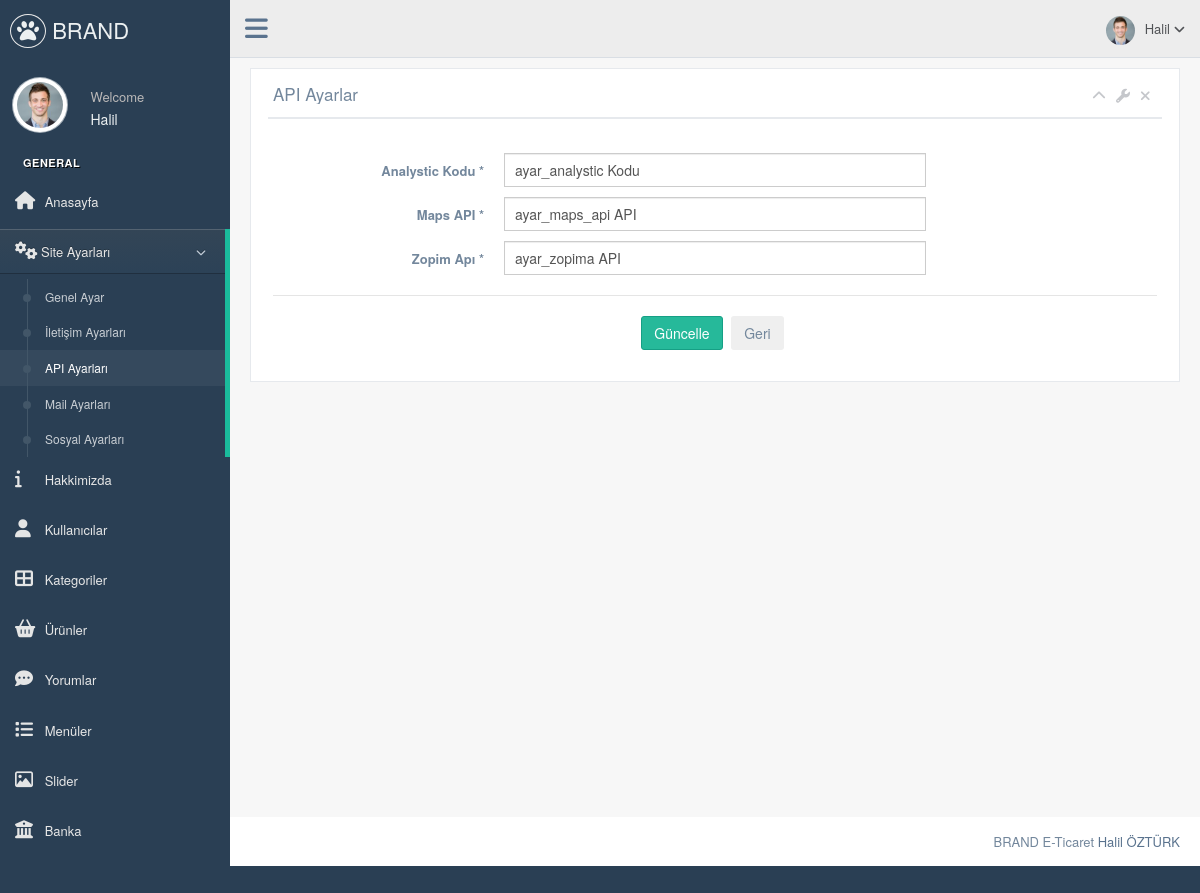
Screenshot of /nedmin/production/api-ayarlar.php (signed in) with the database file from the repository.
### tables this page shows
CREATE TABLE `kullanici` (
  `kullanici_id` int(11) NOT NULL,
  `kullanici_zaman` datetime NOT NULL DEFAULT current_timestamp(),
  `kullanici_resim` varchar(250) NOT NULL,
  `kullanici_tc` varchar(50) NOT NULL,
  `kullanici_ad` varchar(50) NOT NULL,
  `kullanici_mail` varchar(100) NOT NULL,
  `kullanici_gsm` varchar(50) NOT NULL,
  `kullanici_password` varchar(50) NOT NULL,
  `kullanici_adsoyad` varchar(50) NOT NULL,
  `kullanici_adres` varchar(250) NOT NULL,
  `kullanici_il` varchar(100) NOT NULL,
  `kullanici_ilce` varchar(100) NOT NULL,
  `kullanici_unvan` varchar(100) NOT NULL,
  `kullanici_yetki` int(2) NOT NULL,
  `kullanici_durum` int(1) NOT NULL DEFAULT 1
);

CREATE TABLE `ayar` (
  `ayar_id` int(11) NOT NULL,
  `ayar_logo` varchar(250) NOT NULL,
  `ayar_url` varchar(50) NOT NULL,
  `ayar_title` varchar(250) NOT NULL,
  `ayar_description` varchar(250) NOT NULL,
  `ayar_keywords` varchar(50) NOT NULL,
  `ayar_author` varchar(50) NOT NULL,
  `ayar_tel` varchar(50) NOT NULL,
  `ayar_gsm` varchar(50) NOT NULL,
  `ayar_faks` varchar(50) NOT NULL,
  `ayar_mail` varchar(50) NOT NULL,
  `ayar_ilce` varchar(50) NOT NULL,
  `ayar_il` varchar(50) NOT NULL,
  `ayar_adres` varchar(250) NOT NULL,
  `ayar_mesai` varchar(250) NOT NULL,
  `ayar_maps` varchar(250) NOT NULL,
  `ayar_analystic` varchar(50) NOT NULL,
  `ayar_zopim` varchar(250) NOT NULL,
  `ayar_facebook` varchar(50) NOT NULL,
  `ayar_twitter` varchar(50) NOT NULL,
  `ayar_google` varchar(50) NOT NULL,
  `ayar_youtube` varchar(50) NOT NULL,
  `ayar_smtphost` varchar(50) NOT NULL,
  `ayar_smtpuser` varchar(50) NOT NULL,
  `ayar_smtppassword` varchar(50) NOT NULL,
  `ayar_smtpport` varchar(50) NOT NULL,
  `ayar_bakim` enum('0','1') NOT NULL DEFAULT '1'
);

### nedmin/production/api-ayarlar.php (the view, shortened to what this page needs)
<?php include 'header.php'; ?>
<div class="right_col" role="main">
  <div class="">
    <div class="row">
      <div class="col-md-12 col-sm-12 col-xs-12">
        <div class="x_panel">
          <div class="x_title">
            <h2>API Ayarlar</h2>
                    <ul class="nav navbar-right panel_toolbox">
                      <li><a class="collapse-link"><i class="fa fa-chevron-up"></i></a>
                      </li>
                      <li class="dropdown">
                        <a href="#" class="dropdown-toggle" data-toggle="dropdown" role="button" aria-expanded="false"><i class="fa fa-wrench"></i></a>
                      </li>
                      <li><a class="close-link"><i class="fa fa-close"></i></a>
                      </li>
                    </ul>
                    <div class="clearfix"></div>
                  </div>
                  <div class="x_content">
                    <br />
                          <form action="../netting/islem.php" method="POST" id="demo-form2" data-parsley-validate class="form-horizontal form-label-left">
                            <div class="form-group">
                              <label class="control-label col-md-3 col-sm-3 col-xs-12" for="first-name">Analystic Kodu <span class="required">*</span>
                              </label>
                              <div class="col-md-6 col-sm-6 col-xs-12">
                                <input type="text" id="first-name" name="ayar_analystic" value="<?php echo $ayarcek['ayar_analystic'] ?>" required="required" class="form-control col-md-7 col-xs-12">
                              </div>
                            </div>
                            <div class="form-group">
                              <label class="control-label col-md-3 col-sm-3 col-xs-12" for="first-name">Maps API <span class="required">*</span>
                              </label>
                              <div class="col-md-6 col-sm-6 col-xs-12">
                                <input type="text" id="first-name" name="ayar_maps" value="<?php echo $ayarcek['ayar_maps'] ?>" required="required" class="form-control col-md-7 col-xs-12">
                              </div>
                            </div>
                            <div class="form-group">
                              <label class="control-label col-md-3 col-sm-3 col-xs-12" for="first-name">Zopim Apı <span class="required">*</span>
                              </label>
                              <div class="col-md-6 col-sm-6 col-xs-12">
                                <input type="text" id="first-name" name="ayar_zopim" value="<?php echo $ayarcek['ayar_zopim'] ?>" required="required" class="form-control col-md-7 col-xs-12">
                              </div>
                            </div>
                            <div class="ln_solid"></div>
                            <div class="form-group">
                              <div align="center" class="col-md-6 col-sm-6 col-xs-12 col-md-offset-3">
                                <button type="submit" name="apiayarkaydet" class="btn btn-success">Güncelle</button>
                                <button type="button" name="gokategori" class="btn btn-secondary" onClick="geri()">Geri</button>
                              </div>
                            </div>
                          </form>
                        </div>
                      </div>
                    </div>
                  </div>
                </div>
              </div>
              <?php include 'footer.php'; ?>

### nedmin/production/header.php (shortened to what this page needs)
<?php
include '../netting/baglan.php';
$ayarsor=$db->prepare("SELECT * FROM ayar where ayar_id=:id");
$ayarsor->execute(array(
  'id'=>0
));
$ayarcek=$ayarsor->fetch(PDO::FETCH_ASSOC);
$kullanicisor=$db->prepare("SELECT * FROM kullanici where kullanici_mail=:mail and kullanici_yetki=:yetki");
$kullanicisor->execute(array(
  'mail'=>$_SESSION['kullanici_mail'],
  'yetki' => 5
));
$kullanicicek=$kullanicisor->fetch(PDO::FETCH_ASSOC);
?>
<!DOCTYPE html>
<html lang="en">
<head>
  <link href="../vendors/bootstrap/dist/css/bootstrap.min.css" rel="stylesheet">
  <link href="../vendors/font-awesome/css/font-awesome.min.css" rel="stylesheet">
  <link href="../vendors/nprogress/nprogress.css" rel="stylesheet">
  <link href="../vendors/iCheck/skins/flat/green.css" rel="stylesheet">
  <link href="../vendors/datatables.net-bs/css/dataTables.bootstrap.min.css" rel="stylesheet">
  <link href="../vendors/datatables.net-buttons-bs/css/buttons.bootstrap.min.css" rel="stylesheet">
  <link href="../vendors/datatables.net-fixedheader-bs/css/fixedHeader.bootstrap.min.css" rel="stylesheet">
  <link href="../vendors/datatables.net-responsive-bs/css/responsive.bootstrap.min.css" rel="stylesheet">
  <link href="../vendors/datatables.net-scroller-bs/css/scroller.bootstrap.min.css" rel="stylesheet">
  <link href="../vendors/dropzone/dist/min/dropzone.min.css" rel="stylesheet">
  <link href="../build/css/custom.min.css" rel="stylesheet">
</head>
<body class="nav-md">
  <div class="container body">
    <div class="main_container">
      <div class="col-md-3 left_col">
        <div class="left_col scroll-view">
          <div class="navbar nav_title" style="border: 0;">
            <a href="index.php" class="site_title"><i class="fa fa-paw"></i> <span>BRAND</span></a>
          </div>
          <div class="profile clearfix">
            <div class="profile_pic">
              <img src="images/img.jpg" alt="..." class="img-circle profile_img">
            </div>
            <div class="profile_info">
              <span>Welcome</span>
              <h2><?php echo $kullanicicek['kullanici_adsoyad'] ?></h2>
            </div>
          </div>
          <br />
          <div id="sidebar-menu" class="main_menu_side hidden-print main_menu">
            <div class="menu_section">
              <h3>General</h3>
              <ul class="nav side-menu">
                <li><a href="index.php"><i class="fa fa-home"></i> Anasayfa</a></li>
                <li><a><i class="fa fa-cogs"></i>Site Ayarları <span class="fa fa-chevron-down"></span></a>
                  <ul class="nav child_menu">
                    <li><a href="genel-ayar.php">Genel Ayar</a></li>
                    <li><a href="iletisim-ayarlar.php">İletişim Ayarları</a></li>
                    <li><a href="api-ayarlar.php">API Ayarları</a></li>
                    <li><a href="mail-ayarlar.php">Mail Ayarları</a></li>
                    <li><a href="sosyal-ayarlar.php">Sosyal Ayarları</a></li>
                  </ul>
                </li>
                <li><a href="hakkimizda.php"><i class="fa fa-info"></i> Hakkimizda </span></a></li>
                <li><a href="kullanici.php"><i class="fa fa-user"></i> Kullanıcılar </span></a></li>
                <li><a href="kategori.php"><i class="fa fa-th-large"></i> Kategoriler </span></a></li>
                <li><a href="urun.php"><i class="fa fa-shopping-basket"></i> Ürünler </span></a></li>
                <li><a href="yorum.php"><i class="fa fa-comment-dots"></i> Yorumlar </span></a></li>
                <li><a href="menu.php"><i class="fa fa-list"></i> Menüler </span></a></li>
                <li><a href="slider.php"><i class="fa fa-image"></i> Slider </span></a></li>
                <li><a href="banka.php"><i class="fa fa-institution"></i> Banka </span></a></li>
              </ul>
            </div>
          </div>
          </div>
        </div>
        <div class="top_nav">
          <div class="nav_menu">
            <nav>
              <div class="nav toggle">
                <a id="menu_toggle"><i class="fa fa-bars"></i></a>
              </div>
              <ul class="nav navbar-nav navbar-right">
                <li class="">
                  <a href="javascript:;" class="user-profile dropdown-toggle" data-toggle="dropdown" aria-expanded="false">
                    <img src="images/img.jpg" alt=""><?php echo $kullanicicek['kullanici_adsoyad'] ?>
                    <span class=" fa fa-angle-down"></span>
                  </a>
                </li>
              </ul>
            </nav>
          </div>
        </div>

### rows the page displays
kullanici: kullanici_adsoyad "Halil"
ayar: ayar_analystic "ayar_analystic Kodu", ayar_maps "ayar_maps_api API", ayar_zopim "ayar_zopima API"
